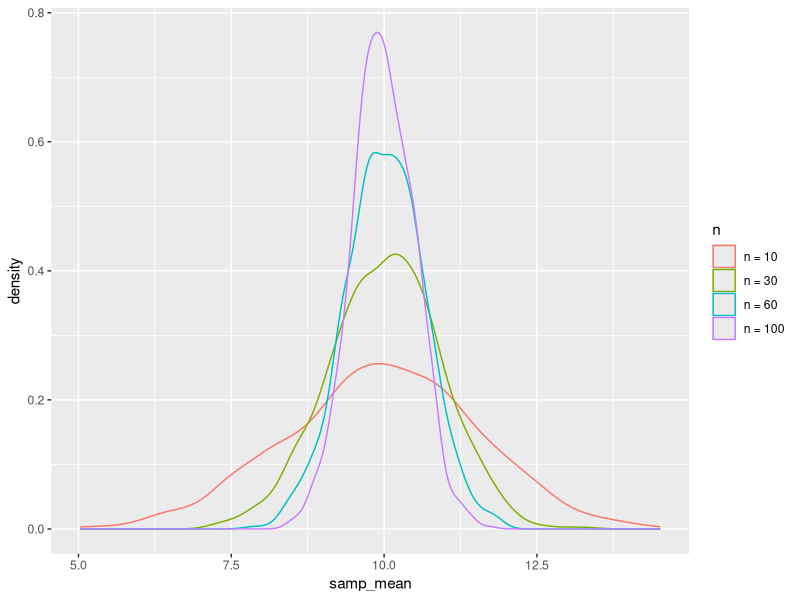
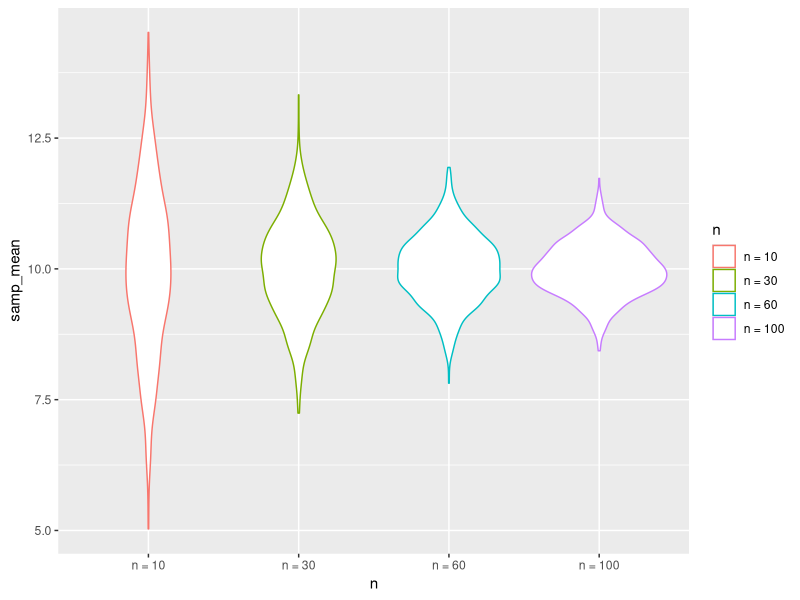
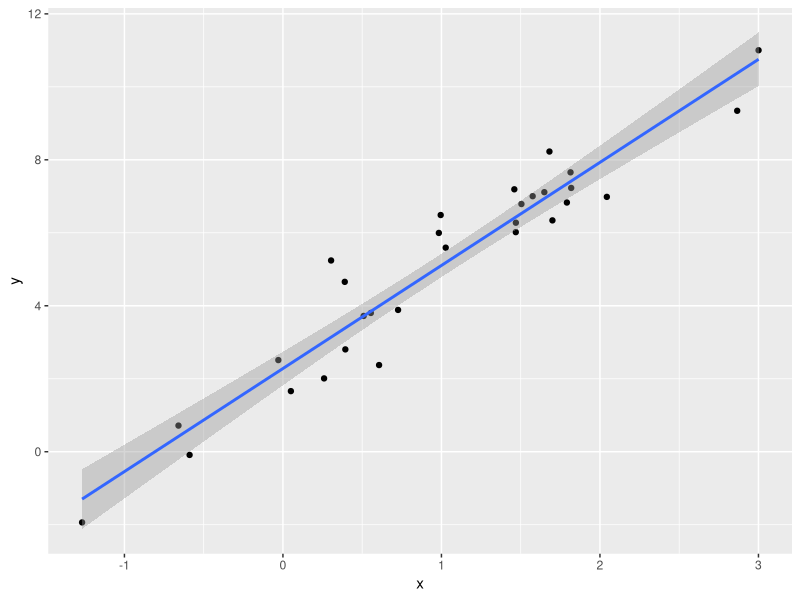
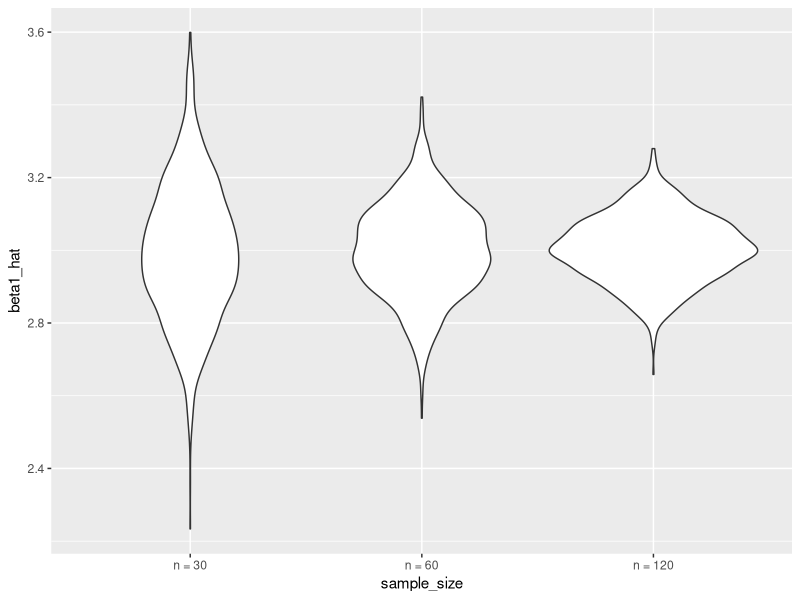
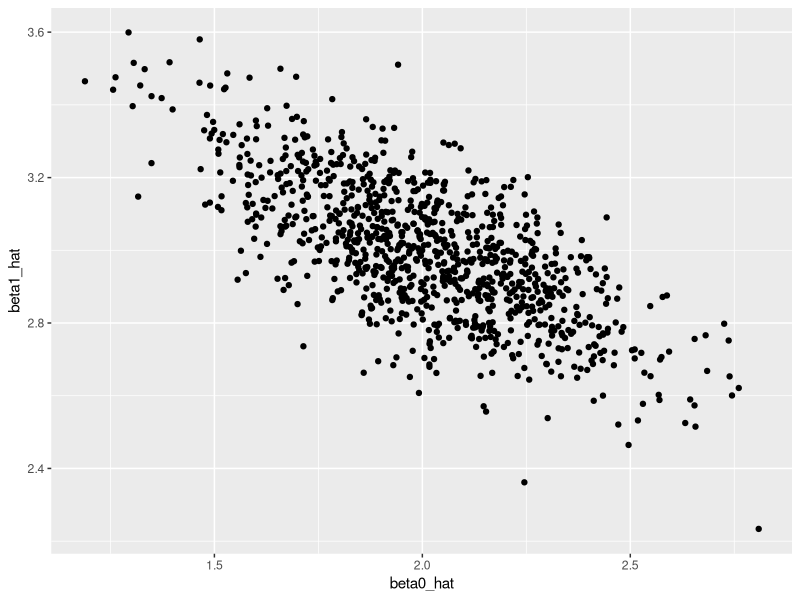
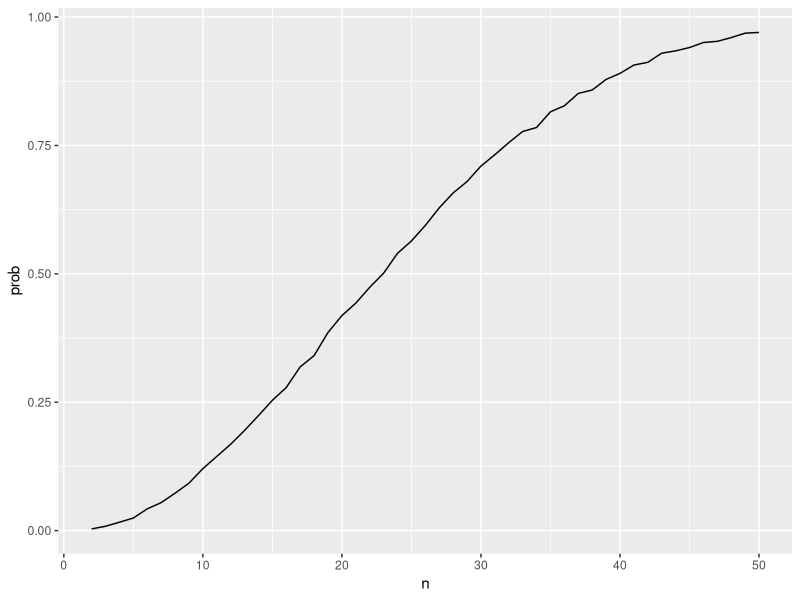

R code for these plots, in order:
## ---- chunk 1
library(tidyverse)
set.seed(1)
## ---- chunk 2
sim_mean_sd <- function(samp_size, true_mean = 10, true_sd = 5) {
  
  sim_data <- tibble(
    x = rnorm(samp_size, mean = true_mean, sd = true_sd)
  )
  
  sim_data |>
    summarize(
      samp_mean = mean(x),
      samp_sd = sd(x)
    )
}
## ---- chunk 3
output <- vector("list", 1000)

for (i in 1:1000) {
  output[[i]] <- sim_mean_sd(30)
}

bind_rows(output) |>
  summarize(avg_samp_mean = mean(samp_mean),
            SE_samp_mean = sd(samp_mean))
## ---- chunk 4
sim_results_df <- 
  tibble(iter = 1:1000,
         sample_size = 30) |>
  mutate(estimates = map(sample_size, sim_mean_sd)) |>
  unnest(estimates)
## ---- chunk 5
sim_results_df <- 
  expand_grid(
    n = c(10, 30, 60, 100),
    iter = 1:1000
  ) |>
  mutate(estimates = map(n, sim_mean_sd)) |>
  unnest(estimates)
## ---- chunk 6
sim_results_df |>
  group_by(n) |>
  summarize(
    se = sd(samp_mean)
  )
## ---- chunk 7
sim_results_df |>
  mutate(n = str_c("n = ", n),
         n = fct_inorder(n)) |>
  ggplot(aes(x = samp_mean, color = n)) +
  geom_density()

sim_results_df |>
  mutate(n = str_c("n = ", n),
         n = fct_inorder(n)) |>
  ggplot(aes(x = n, y = samp_mean, color = n)) +
  geom_violin()
## ---- chunk 8
sim_data <- 
  tibble(
    x = rnorm(30, mean = 1, sd = 1),
    y = 2 + 3 * x  + rnorm(30, mean = 0, sd = 1)
  ) 

lm_fit <- lm(y ~ x, data = sim_data)
lm_fit

sim_data |>
  ggplot(aes(x = x, y = y)) + 
  geom_point() + 
  stat_smooth(method = "lm")
## ---- chunk 9
sim_regression <- function(n) {
  sim_data <-
    tibble(x = rnorm(n, mean = 1, sd = 1),
           y = 2 + 3 * x  + rnorm(n, mean = 0, sd = 1))
  
  lm_fit <- lm(y ~ x, data = sim_data)

  out_df <- tibble(
    beta0_hat = coef(lm_fit)[1],
    beta1_hat = coef(lm_fit)[2]
  )
  
  return(out_df)
}

sim_res <- 
  expand_grid(
    sample_size = c(30,60,120),
    iter = 1:1000
  ) |>
  mutate(lm_res = map(sample_size, sim_regression)) |>
  unnest(lm_res)

sim_res |>
  mutate(sample_size = str_c("n = ", sample_size),
         sample_size = fct_inorder(sample_size)) |>
  ggplot(aes(x = sample_size, y = beta1_hat)) +
  geom_violin()

sim_res |>
  filter(sample_size == 30) |>
  ggplot(aes(x = beta0_hat, y = beta1_hat)) +
  geom_point()
## ---- chunk 10
bday_sim <- function(n) {
  bdays <- sample(1:365, size = n, replace = TRUE)

  duplicate <- length(unique(bdays)) < n

  return(duplicate)
}

sim_res <-
  expand_grid(n = 2:50,
              iter = 1:10000) |>
  mutate(res = map_lgl(n, bday_sim)) |>
  group_by(n) |>
  summarize(prob = mean(res))

sim_res |>
  ggplot(aes(x = n, y = prob)) +
  geom_line()
